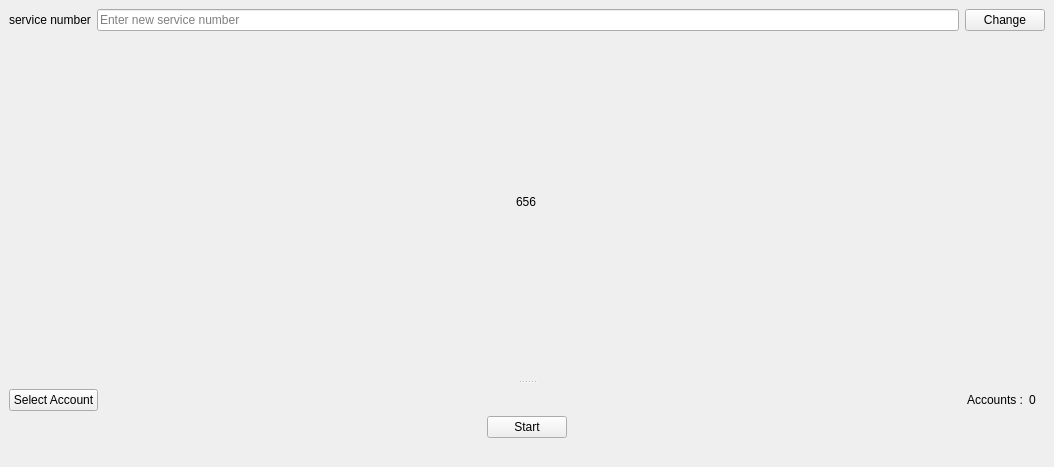
<?xml version="1.0" encoding="UTF-8"?>
<ui version="4.0">
 <class>Form</class>
 <widget class="QWidget" name="Form">
  <property name="geometry">
   <rect>
    <x>0</x>
    <y>0</y>
    <width>1054</width>
    <height>467</height>
   </rect>
  </property>
  <property name="windowTitle">
   <string>Form</string>
  </property>
  <property name="toolTipDuration">
   <number>-1</number>
  </property>
  <layout class="QGridLayout" name="gridLayout">
   <property name="leftMargin">
    <number>0</number>
   </property>
   <property name="topMargin">
    <number>0</number>
   </property>
   <property name="rightMargin">
    <number>0</number>
   </property>
   <property name="bottomMargin">
    <number>0</number>
   </property>
   <property name="spacing">
    <number>0</number>
   </property>
   <item row="0" column="0">
    <widget class="QSplitter" name="splitter">
     <property name="orientation">
      <enum>Qt::Vertical</enum>
     </property>
     <widget class="QWidget" name="widget" native="true">
      <property name="minimumSize">
       <size>
        <width>0</width>
        <height>380</height>
       </size>
      </property>
      <layout class="QVBoxLayout" name="verticalLayout_3">
       <property name="spacing">
        <number>0</number>
       </property>
       <property name="leftMargin">
        <number>0</number>
       </property>
       <property name="topMargin">
        <number>0</number>
       </property>
       <property name="rightMargin">
        <number>0</number>
       </property>
       <property name="bottomMargin">
        <number>0</number>
       </property>
       <item>
        <widget class="QWidget" name="widget_3" native="true">
         <layout class="QVBoxLayout" name="verticalLayout_2">
          <property name="spacing">
           <number>0</number>
          </property>
          <property name="topMargin">
           <number>9</number>
          </property>
          <property name="bottomMargin">
           <number>0</number>
          </property>
          <item alignment="Qt::AlignTop">
           <widget class="QWidget" name="widget_38" native="true">
            <layout class="QHBoxLayout" name="horizontalLayout_9">
             <property name="spacing">
              <number>6</number>
             </property>
             <property name="leftMargin">
              <number>0</number>
             </property>
             <property name="topMargin">
              <number>0</number>
             </property>
             <property name="rightMargin">
              <number>0</number>
             </property>
             <property name="bottomMargin">
              <number>0</number>
             </property>
             <item>
              <widget class="QLabel" name="label_1">
               <property name="text">
                <string>service number</string>
               </property>
              </widget>
             </item>
             <item>
              <widget class="QLineEdit" name="lineEdit">
               <property name="placeholderText">
                <string>Enter new service number</string>
               </property>
              </widget>
             </item>
             <item>
              <widget class="QPushButton" name="pushButton">
               <property name="text">
                <string>Change</string>
               </property>
              </widget>
             </item>
            </layout>
           </widget>
          </item>
          <item alignment="Qt::AlignHCenter|Qt::AlignTop">
           <widget class="QLabel" name="label">
            <property name="text">
             <string>656</string>
            </property>
           </widget>
          </item>
         </layout>
        </widget>
       </item>
      </layout>
     </widget>
     <widget class="QWidget" name="widget_4" native="true">
      <layout class="QVBoxLayout" name="verticalLayout">
       <property name="spacing">
        <number>0</number>
       </property>
       <property name="leftMargin">
        <number>0</number>
       </property>
       <property name="topMargin">
        <number>0</number>
       </property>
       <property name="rightMargin">
        <number>0</number>
       </property>
       <property name="bottomMargin">
        <number>0</number>
       </property>
       <item alignment="Qt::AlignBottom">
        <widget class="QWidget" name="widget_2" native="true">
         <layout class="QVBoxLayout" name="verticalLayout_16">
          <property name="spacing">
           <number>0</number>
          </property>
          <property name="leftMargin">
           <number>0</number>
          </property>
          <property name="topMargin">
           <number>0</number>
          </property>
          <property name="rightMargin">
           <number>0</number>
          </property>
          <property name="bottomMargin">
           <number>0</number>
          </property>
          <item>
           <widget class="QWidget" name="widget_Select" native="true">
            <layout class="QHBoxLayout" name="horizontalLayout_4">
             <property name="spacing">
              <number>0</number>
             </property>
             <property name="topMargin">
              <number>0</number>
             </property>
             <property name="bottomMargin">
              <number>0</number>
             </property>
             <item alignment="Qt::AlignLeft">
              <widget class="QPushButton" name="Select_Account">
               <property name="text">
                <string>Select Account</string>
               </property>
              </widget>
             </item>
             <item alignment="Qt::AlignRight">
              <widget class="QWidget" name="widget_5" native="true">
               <layout class="QHBoxLayout" name="horizontalLayout_3">
                <item>
                 <widget class="QLabel" name="Accounts">
                  <property name="text">
                   <string>Accounts :</string>
                  </property>
                 </widget>
                </item>
                <item>
                 <widget class="QLabel" name="Number_Account">
                  <property name="text">
                   <string>0</string>
                  </property>
                 </widget>
                </item>
               </layout>
              </widget>
             </item>
            </layout>
           </widget>
          </item>
          <item alignment="Qt::AlignHCenter|Qt::AlignVCenter">
           <widget class="QPushButton" name="Start">
            <property name="styleSheet">
             <string notr="true">QPushButton:checked{
background-color: rgb(255, 0, 0);
}
</string>
            </property>
            <property name="text">
             <string>Start</string>
            </property>
            <property name="checkable">
             <bool>true</bool>
            </property>
           </widget>
          </item>
         </layout>
        </widget>
       </item>
       <item>
        <widget class="QWidget" name="widget_Info" native="true"/>
       </item>
      </layout>
     </widget>
    </widget>
   </item>
  </layout>
 </widget>
 <resources/>
 <connections/>
</ui>
